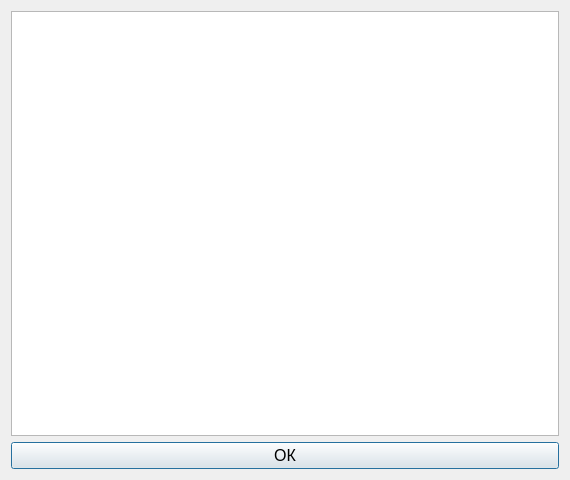
<?xml version="1.0" encoding="UTF-8"?>
<ui version="4.0">
 <class>Show_Data</class>
 <widget class="QDialog" name="Show_Data">
  <property name="geometry">
   <rect>
    <x>0</x>
    <y>0</y>
    <width>570</width>
    <height>480</height>
   </rect>
  </property>
  <property name="font">
   <font>
    <pointsize>12</pointsize>
   </font>
  </property>
  <property name="windowTitle">
   <string>CSV-отображение</string>
  </property>
  <layout class="QVBoxLayout" name="verticalLayout">
   <item>
    <widget class="QTextEdit" name="textEdit">
     <property name="font">
      <font>
       <pointsize>12</pointsize>
      </font>
     </property>
     <property name="textInteractionFlags">
      <set>Qt::TextInteractionFlag::TextSelectableByKeyboard|Qt::TextInteractionFlag::TextSelectableByMouse</set>
     </property>
    </widget>
   </item>
   <item>
    <widget class="QPushButton" name="pushButton">
     <property name="focusPolicy">
      <enum>Qt::FocusPolicy::StrongFocus</enum>
     </property>
     <property name="text">
      <string>ОК</string>
     </property>
    </widget>
   </item>
  </layout>
 </widget>
 <resources/>
 <connections/>
</ui>
